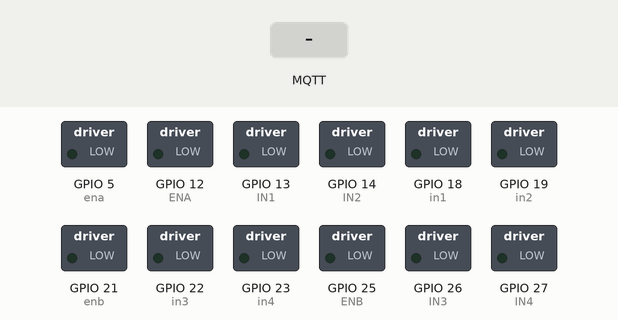
Simulated run of this sketch. Board: ESP32. Parts: switched loads named in the sketch (green lamp = pin HIGH). Inputs (shaded band) come from the test bench. WiFi joins after 1.5 s; servers stay silent unless stated; no MQTT or app messages arrive unless stated; what the sketch prints to the serial monitor is not drawn.

Above: at 2.7 s.
2.8 s: MQTT message "Zone 1" arrives on the first subscribed topic
At 4.0 s:
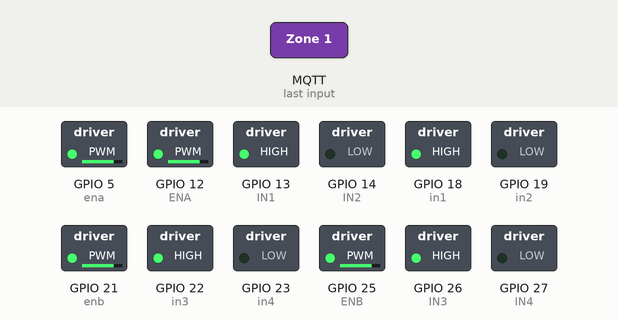
4.3 s: MQTT message "Zone 2" arrives on the first subscribed topic
At 5.2 s:
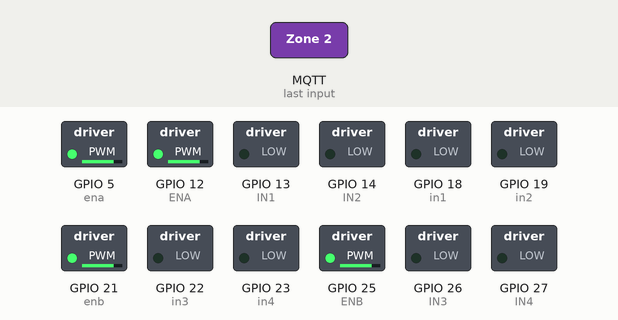
5.8 s: MQTT message "Zone 3" arrives on the first subscribed topic
At 6.4 s:
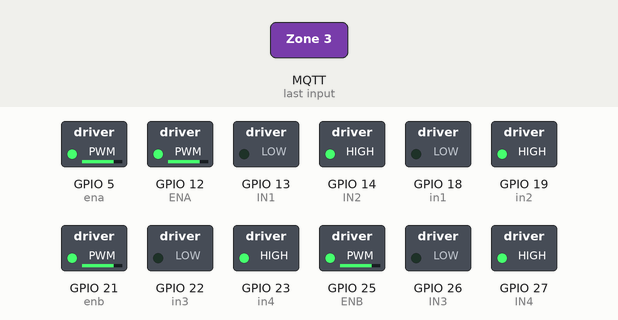
Timing chart, 0 to 8.8 s (numbered marks = the images above; inputs shaded):
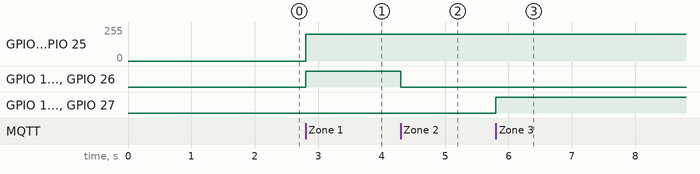

Measured:
- after the input at 2.8 s, GPIO 5 (ena), GPIO 12 (ENA), GPIO 21 (enb), GPIO 25 (ENB): 0/255 → 200/255 at once; GPIO 13 (IN1), GPIO 18 (in1), GPIO 22 (in3), GPIO 26 (IN3): LOW → HIGH at once
- after the input at 4.3 s, GPIO 13 (IN1), GPIO 18 (in1), GPIO 22 (in3), GPIO 26 (IN3): HIGH → LOW at once
- after the input at 5.8 s, GPIO 14 (IN2), GPIO 19 (in2), GPIO 23 (in4), GPIO 27 (IN4): LOW → HIGH at once

The sketch:

code.ino
```cpp
#include <WiFi.h>
#include <PubSubClient.h>

// Motor Control Pins (L298N)
#define ENA 12   // LEFT motor PWM
#define IN1 13   // LEFT motor +
#define IN2 14   // LEFT motor -
#define ENB 25   // RIGHT motor PWM
#define IN3 26   // RIGHT motor +
#define IN4 27   // RIGHT motor -
#define ena 5
#define in1 18
#define in2 19
#define enb 21
#define in3 22
#define in4 23
int motorSpeed = 200;  // PWM speed (0-255)

// Network Settings
const char* ssid = "Tce";
const char* password = "Enaketherla";
const char* mqtt_server = "broker.hivemq.com";

WiFiClient espClient;
PubSubClient client(espClient);

void setup() {
  Serial.begin(115200);

  // Initialize motor control pins
  pinMode(ENA, OUTPUT);
  pinMode(IN1, OUTPUT);
  pinMode(IN2, OUTPUT);
  pinMode(ENB, OUTPUT);
  pinMode(IN3, OUTPUT);
  pinMode(IN4, OUTPUT);
  pinMode(ena, OUTPUT);
  pinMode(in1, OUTPUT);
  pinMode(in2, OUTPUT);
  pinMode(enb, OUTPUT);
  pinMode(in3, OUTPUT);
  pinMode(in4, OUTPUT);

  stopMotors(); // Start with motors off

  connectWiFi();
  setupMQTT();
}

void loop() {
  if (!client.connected()) {
    reconnectMQTT();
  }
  client.loop(); // This calls callback() automatically
}

// Message received callback
void callback(char* topic, byte* payload, unsigned int length) {
  Serial.print("Message arrived [");
  Serial.print(topic);
  Serial.print("]: ");

  String message;
  for (int i=0;i<length;i++) {
    message += (char)payload[i];
  }
  Serial.println(message);

  // ACTUAL MOTOR CONTROL LOGIC
  if (message.indexOf("Zone 1") != -1) {
    moveLeft();
    Serial.println("ACTION: Moving LEFT");
  }
  else if (message.indexOf("Zone 2") != -1) {
    stopMotors();
    Serial.println("ACTION: Stopping");
  }
  else if (message.indexOf("Zone 3") != -1) {
    moveRight();
    Serial.println("ACTION: Moving RIGHT");
  }
}

void connectWiFi() {
  WiFi.begin(ssid, password);
  while (WiFi.status() != WL_CONNECTED) {
    delay(500);
    Serial.print(".");
  }
  Serial.println();
  Serial.println("WiFi connected");
  Serial.print("IP address: ");
  Serial.println(WiFi.localIP());
}

void setupMQTT() {
  client.setServer(mqtt_server, 1883);
  client.setCallback(callback); // THIS IS CRUCIAL
}

void reconnectMQTT() {
  while (!client.connected()) {
    Serial.print("Attempting MQTT connection...");
    if (client.connect("ESP32Client")) {
      Serial.println("connected");
      client.subscribe("ball_detection/zone");
    } else {
      Serial.print("failed, rc=");
      Serial.print(client.state());
      delay(2000);
    }
  }
}

// Motor control functions
void moveLeft() {
  analogWrite(ENA, motorSpeed);
  digitalWrite(IN1, HIGH);
  digitalWrite(IN2, LOW);
  analogWrite(ENB, motorSpeed);
  digitalWrite(IN3, HIGH);
  digitalWrite(IN4, LOW);
  analogWrite(ena, motorSpeed);
  digitalWrite(in1, HIGH);
  digitalWrite(in2, LOW);
  analogWrite(enb, motorSpeed);
  digitalWrite(in3, HIGH);
  digitalWrite(in4, LOW);
}

void moveRight() {
  analogWrite(ENA, motorSpeed);
  digitalWrite(IN1, LOW);
  digitalWrite(IN2, HIGH);
  analogWrite(ENB, motorSpeed);
  digitalWrite(IN3, LOW);
  digitalWrite(IN4, HIGH);
  analogWrite(ena, motorSpeed);
  digitalWrite(in1, LOW);
  digitalWrite(in2, HIGH);
  analogWrite(enb, motorSpeed);
  digitalWrite(in3, LOW);
  digitalWrite(in4, HIGH);
}

void stopMotors() {
  digitalWrite(IN1, LOW);
  digitalWrite(IN2, LOW);
  digitalWrite(IN3, LOW);
  digitalWrite(IN4, LOW);
  digitalWrite(in1, LOW);
  digitalWrite(in2, LOW);
  digitalWrite(in3, LOW);
  digitalWrite(in4, LOW);
}
```
